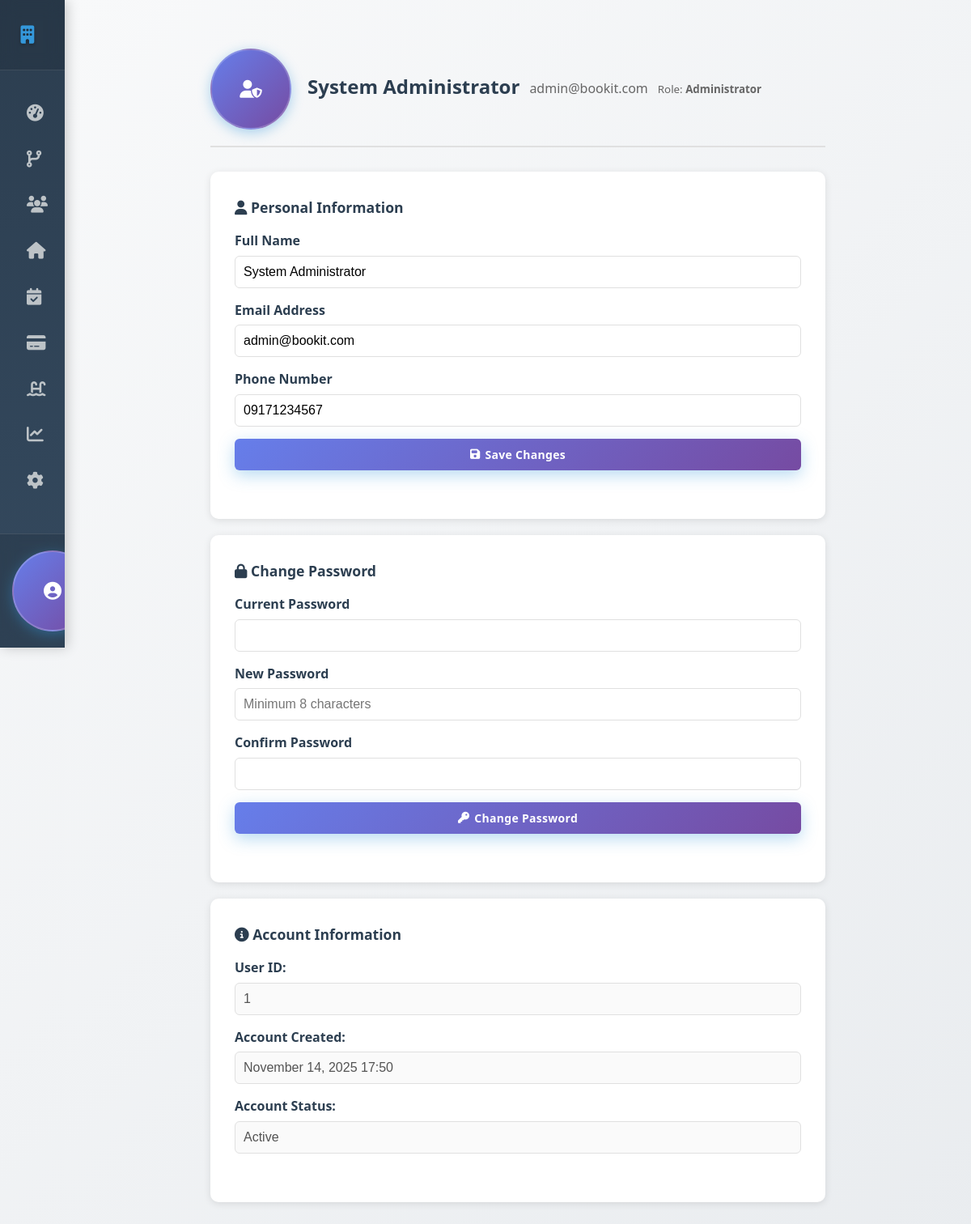
/admin/admin_profile.php (signed in), run on the app's committed database.
### tables this page shows
CREATE TABLE IF NOT EXISTS `users` (
  `user_id` int NOT NULL AUTO_INCREMENT,
  `full_name` varchar(100) NOT NULL,
  `email` varchar(100) NOT NULL,
  `password` varchar(255) NOT NULL,
  `phone` varchar(20) DEFAULT NULL,
  `role` enum('admin','host','renter') NOT NULL,
  `branch_id` int DEFAULT NULL,
  `is_active` tinyint(1) DEFAULT '1',
  `created_at` timestamp NULL DEFAULT CURRENT_TIMESTAMP,
  `last_login` datetime DEFAULT NULL,
  `updated_at` timestamp NULL DEFAULT CURRENT_TIMESTAMP ON UPDATE CURRENT_TIMESTAMP,
  `address` text,
  `profile_picture` varchar(255) DEFAULT NULL,
  `login_method` varchar(20) DEFAULT 'email',
  `condo_name` varchar(255) DEFAULT NULL,
  `branch_name` varchar(255) DEFAULT NULL,
  `condo_address` text,
  `social_media` varchar(500) DEFAULT NULL,
  `valid_id1` varchar(500) DEFAULT NULL,
  `valid_id2` varchar(500) DEFAULT NULL,
  `status` enum('pending','approved','rejected') DEFAULT 'pending',
  `reset_token` varchar(255) DEFAULT NULL,
  `token_expiry` datetime DEFAULT NULL,
  PRIMARY KEY (`user_id`),
  UNIQUE KEY `email` (`email`),
  UNIQUE KEY `email_2` (`email`)
);

### admin/admin_profile.php (the view, shortened to what this page needs)
<?php
include_once '../includes/functions.php';
$admin_id = $_SESSION['user_id'];
$query = "SELECT * FROM users WHERE user_id = ? AND role = 'admin'";
$stmt = $conn->prepare($query);
$stmt->bind_param("i", $admin_id);
$stmt->execute();
$result = $stmt->get_result();
$admin = $result->fetch_assoc();
?>
<!DOCTYPE html>
<html lang="en">
<head>
    <link rel="stylesheet" href="../assets/css/admin/admin_dashboard.css">
    <link rel="stylesheet" href="https://cdnjs.cloudflare.com/ajax/libs/font-awesome/6.5.0/css/all.min.css">
</head>
<body>
<div class="container-fluid">
    <div class="row">
        <?php include '../includes/sidebar.php'; ?>
        <main class="content">
            <div class="profile-container">
                <div class="profile-header">
                    <div class="profile-avatar">
                        <i class="fas fa-user-shield"></i>
                    </div>
                    <div class="profile-info">
                        <h2><?php echo htmlspecialchars($admin['full_name'] ?? 'Admin'); ?></h2>
                        <p><?php echo htmlspecialchars($admin['email'] ?? 'admin@system.com'); ?></p>
                        <p><small>Role: <strong>Administrator</strong></small></p>
                    </div>
                </div>
                <div class="profile-card">
                    <form method="POST" action="">
                        <div class="form-section">
                            <h3><i class="fas fa-user"></i> Personal Information</h3>
                            <div class="form-group">
                                <label for="full_name">Full Name</label>
                                <input type="text" id="full_name" name="full_name"
                                    value="<?php echo htmlspecialchars($admin['full_name'] ?? ''); ?>" required>
                            </div>
                            <div class="form-group">
                                <label for="email">Email Address</label>
                                <input type="email" id="email" name="email"
                                    value="<?php echo htmlspecialchars($admin['email'] ?? ''); ?>" required>
                            </div>
                            <div class="form-group">
                                <label for="phone">Phone Number</label>
                                <input type="tel" id="phone" name="phone"
                                    value="<?php echo htmlspecialchars($admin['phone'] ?? ''); ?>"
                                    placeholder="Optional">
                            </div>
                            <div class="form-actions">
                                <button type="submit" name="update_profile" class="btn btn-primary">
                                    <i class="fas fa-save"></i> Save Changes
                                </button>
                            </div>
                        </div>
                    </form>
                </div>
                <div class="profile-card">
                    <form method="POST" action="">
                        <div class="form-section">
                            <h3><i class="fas fa-lock"></i> Change Password</h3>
                            <div class="form-group">
                                <label for="current_password">Current Password</label>
                                <input type="password" id="current_password" name="current_password" required>
                            </div>
                            <div class="form-group">
                                <label for="new_password">New Password</label>
                                <input type="password" id="new_password" name="new_password"
                                    placeholder="Minimum 8 characters" required>
                            </div>
                            <div class="form-group">
                                <label for="confirm_password">Confirm Password</label>
                                <input type="password" id="confirm_password" name="confirm_password" required>
                            </div>
                            <div class="form-actions">
                                <button type="submit" name="change_password" class="btn btn-primary">
                                    <i class="fas fa-key"></i> Change Password
                                </button>
                            </div>
                        </div>
                    </form>
                </div>
                <div class="profile-card">
                    <div class="form-section">
                        <h3><i class="fas fa-info-circle"></i> Account Information</h3>
                        <div class="form-group">
                            <label>User ID:</label>
                            <input type="text" value="<?php echo htmlspecialchars($admin['user_id'] ?? ''); ?>" disabled>
                        </div>
                        <div class="form-group">
                            <label>Account Created:</label>
                            <input type="text" value="<?php echo isset($admin['created_at']) ? date('F d, Y H:i', strtotime($admin['created_at'])) : 'N/A'; ?>" disabled>
                        </div>
                        <div class="form-group">
                            <label>Account Status:</label>
                            <input type="text" value="<?php echo ($admin['is_active'] ?? 1) ? 'Active' : 'Inactive'; ?>" disabled>
                        </div>
                    </div>
                </div>
            </div>
        </main>
    </div>
</div>
</body>
</html>

### assets/css/admin/admin_dashboard.css (style rules this page uses)
.content { margin-left: 280px; padding: 30px; min-height: 100vh; background: linear-gradient(135deg, #f8f9fa 0%, #e9ecef 100%); transition: all 0.3s ease; }
@media (max-width: 1200px) { .content { margin-left: 80px; padding: 20px; } }
.btn { flex: 1; min-width: 140px; padding: 10px 16px; border: none; border-radius: 6px; font-size: 14px; font-weight: 600; cursor: pointer; transition: all 0.3s ease; text-decoration: none; display: inline-flex; align-items: center; justify-content: center; gap: 6px; text-align: center; }
.btn-primary { background: linear-gradient(135deg, #3498db 0%, #2980b9 100%); color: white; }

### assets/css/admin/admin-common.css (style rules this page uses)
:root { --primary-blue: #3498db; --primary-blue-dark: #2980b9; --primary-green: #2ecc71; --primary-green-dark: #27ae60; --primary-red: #e74c3c; --primary-red-dark: #c0392b; --primary-orange: #f39c12; --primary-orange-dark: #e67e22; --primary-purple: #9b59b6; --primary-purple-dark: #8e44ad; --primary-teal: #1abc9c; --primary-teal-dark: #16a085; --dark-text: #2c3e50; --medium-text: #7f8c8d; --light-text: #bdc3c7; --background-light: #f8f9fa; --background-medium: #e9ecef; --white: #ffffff; --spacing-xs: 8px; --spacing-sm: 12px; --spacing-md: 16px; --spacing-lg: 20px; --spacing-xl: 25px; --spacing-xxl: 30px; --radius-sm: 8px; --radius-md: 12px; --radius-lg: 15px; --radius-xl: 20px; --shadow-sm: 0 2px 8px rgba(0,0,0,0.1); --shadow-md: 0 8px 30px rgba(0,0,0,0.08); --shadow-lg: 0 12px 40px rgba(0,0,0,0.12); --shadow-hover: 0 15px 40px rgba(0,0,0,0.15); }
* { margin: 0; padding: 0; box-sizing: border-box; }
body { font-family: 'Segoe UI', Tahoma, Geneva, Verdana, sans-serif; background: linear-gradient(135deg, var(--background-light) 0%, var(--background-medium) 100%); color: var(--dark-text); line-height: 1.6; min-height: 100vh; }
.content { margin-left: 280px; padding: 30px; min-height: 100vh; background: linear-gradient(135deg, #f8f9fa 0%, #e9ecef 100%); transition: all 0.3s ease; }
.btn { padding: 12px 24px; border: none; border-radius: 10px; font-weight: 700; cursor: pointer; transition: all 0.3s cubic-bezier(0.34, 1.56, 0.64, 1); text-decoration: none; display: inline-flex; align-items: center; justify-content: center; gap: 8px; font-size: 0.95em; font-family: inherit; letter-spacing: 0.3px; position: relative; overflow: hidden; }
.btn::before { content: ''; position: absolute; top: 50%; left: 50%; width: 0; height: 0; border-radius: 50%; background: rgba(255, 255, 255, 0.3); transform: translate(-50%, -50%); transition: width 0.6s, height 0.6s; }
.btn-primary, .btn-add { background: linear-gradient(135deg, #3498db 0%, #2980b9 100%); color: white; box-shadow: 0 6px 20px rgba(52, 152, 219, 0.35); }
@media (max-width: 1200px) { .content { margin-left: 80px; padding: var(--spacing-lg); } }

### assets/css/sidebar-common.css (style rules this page uses)
.profile-info { display: flex; align-items: center; gap: 12px; flex: 1; }
.profile-avatar { width: 48px; height: 48px; border-radius: 50%; background: linear-gradient(135deg, #3498db 0%, #2980b9 100%); display: flex; align-items: center; justify-content: center; color: white; box-shadow: 0 4px 15px rgba(52, 152, 219, 0.4); border: 2px solid rgba(255,255,255,0.2); }
.profile-avatar i { font-size: 22px; }
.sidebar-profile::after, .sidebar-profile::before, .profile-avatar::after, .profile-avatar::before { display: none !important; }

### data on the page
users: full_name "System Administrator", email "admin@bookit.com", phone "09171234567", user_id "1", created_at "November 14, 2025 17:50", is_active "Active"
